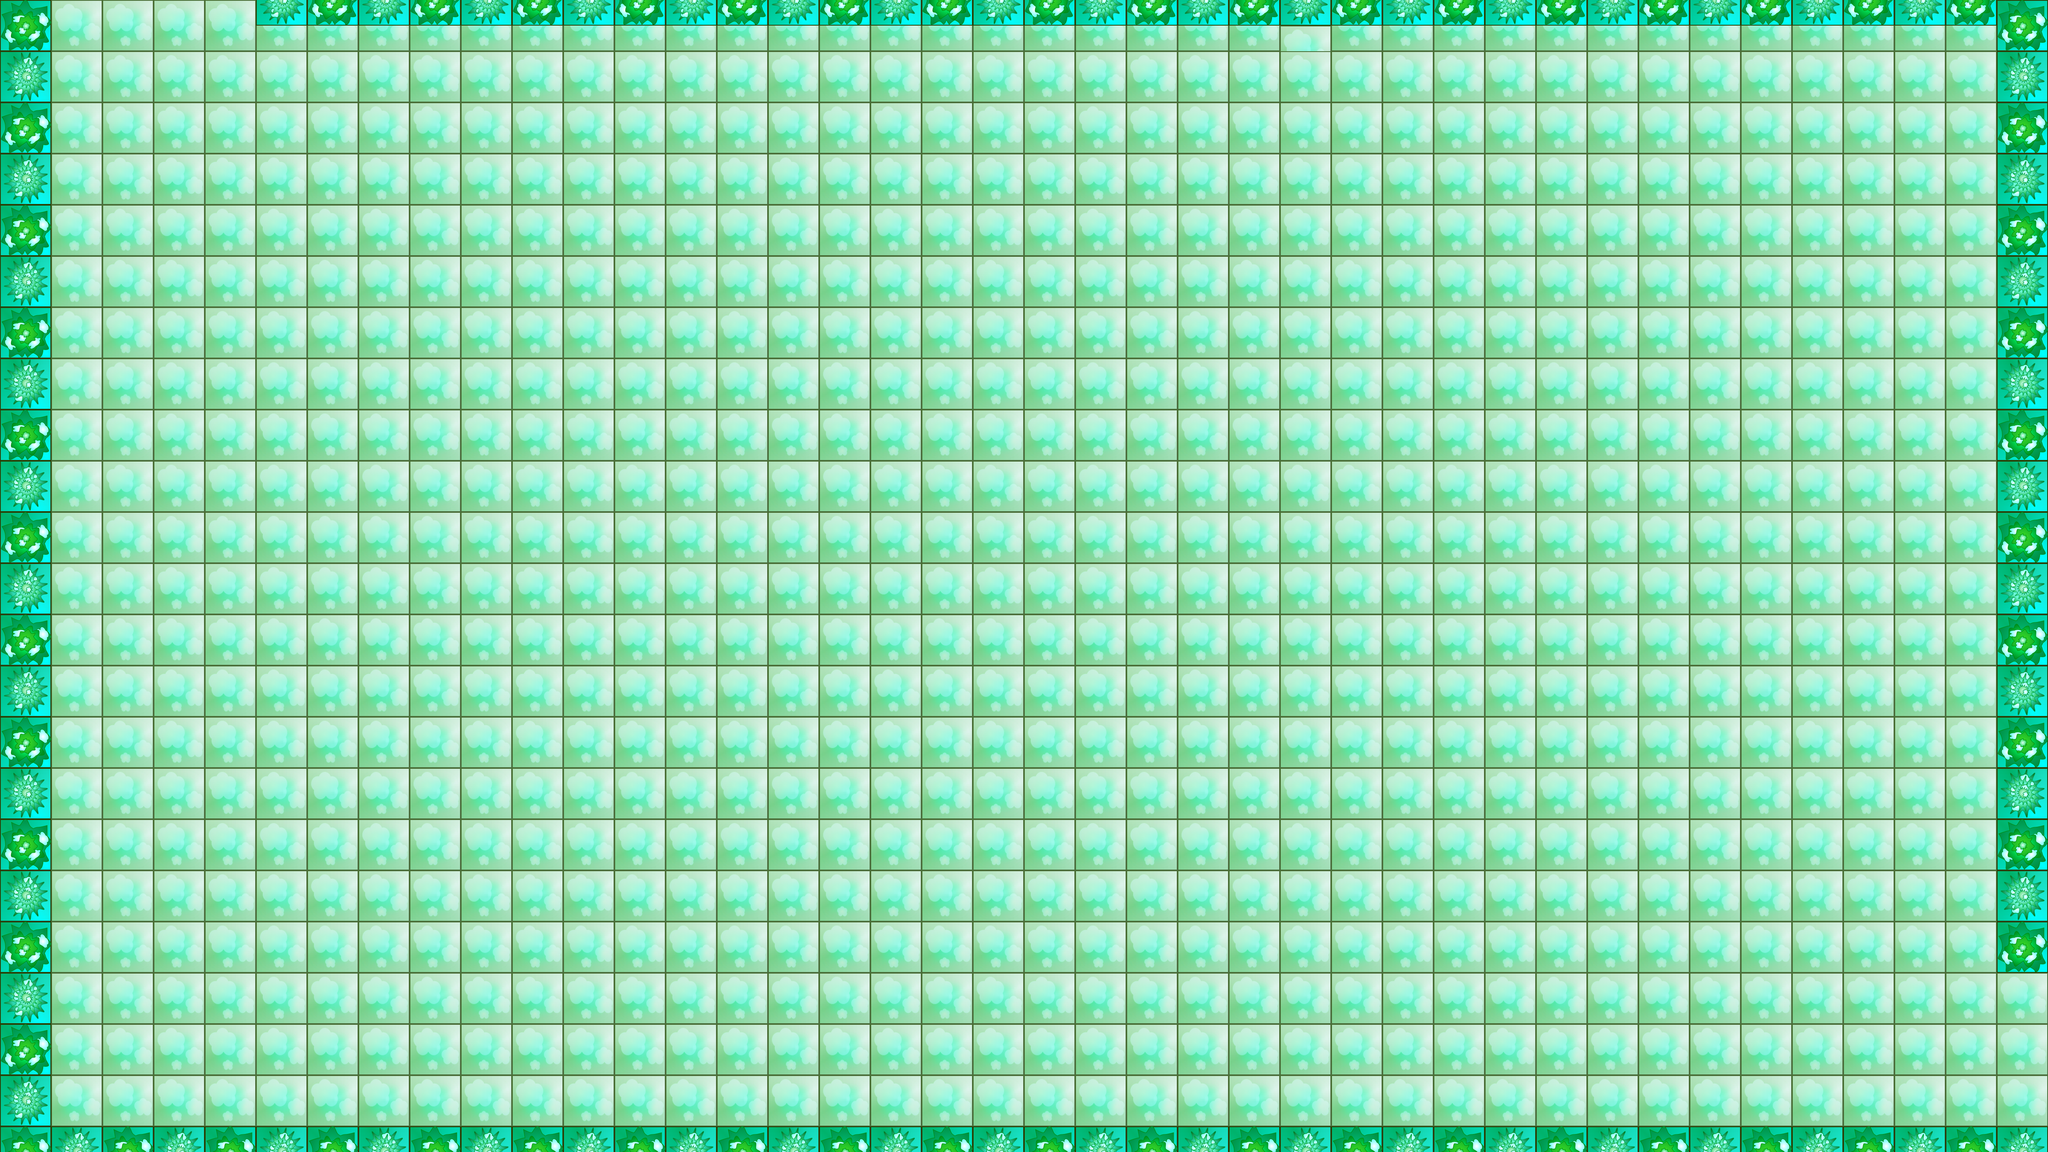

A level layout from a 2D game, rendered from its tile map. Below: a short description, then the map file with tile-grid data replaced by summaries:
An orthogonal 80x45 tile map with 64x64 px tiles, 1 tile layer (background) and 61 objects (8x 1, 6x 2, 6x 3, 6x 4, 6x 5, ...).

<map version="1.0" orientation="orthogonal" renderorder="right-down" width="80" height="45" tilewidth="64" tileheight="64" nextobjectid="92">
 <tileset firstgid="1" name="green" tilewidth="64" tileheight="64">
  <image source="green.png" width="128" height="384" />
 </tileset>
 <layer name="background" width="80" height="45">
  <data>[3600 cells, 3600 non-empty, 12 distinct tile ids]</data>
 </layer>
 <objectgroup name="shifts">
  <object id="2" name="0" x="4479.77" y="2231.21" width="630.058" height="127.168" />
  <object id="3" name="0" x="4482.77" y="1083.71" width="624.277" height="132.948" />
  <object id="4" name="1" x="3843.93" y="513.231" width="121.387" height="1277.46" />
  <object id="5" name="1" x="3843.93" y="514.451" width="630.058" height="121.387" />
  <object id="6" name="1" x="3843.93" y="1658.96" width="635.838" height="132.948" />
  <object id="8" name="1" x="3834.37" y="2236.99" width="127.168" height="635.838" />
  <object id="9" name="2" x="3202.31" y="-3.21965" width="127.168" height="641.618" />
  <object id="10" name="2" x="3200.31" y="1079.71" width="641.618" height="138.728" />
  <object id="11" name="2" x="3190.75" y="1661.74" width="127.168" height="705.202" />
  <object id="12" name="3" x="2560.69" y="1080.92" width="635.838" height="138.728" />
  <object id="13" name="3" x="2560.69" y="1662.52" width="624.277" height="132.948" />
  <object id="15" name="3" x="2561.69" y="2236.88" width="624.277" height="132.948" />
  <object id="16" name="4" x="1917.08" y="508.671" width="641.618" height="132.948" />
  <object id="17" name="4" x="1912.29" y="508.671" width="132.948" height="699.422" />
  <object id="19" name="4" x="1916.18" y="1661.85" width="132.948" height="699.422" />
  <object id="20" name="5" x="1283.24" y="2234.21" width="630.058" height="127.168" />
  <object id="21" name="5" x="1280.35" y="1080.71" width="630.058" height="127.168" />
  <object id="25" name="5" x="1282.02" y="1.78035" width="127.168" height="635.838" />
  <object id="26" name="6" x="641.618" y="1086.71" width="127.168" height="1277.46" />
  <object id="27" name="6" x="647.399" y="1658.96" width="624.277" height="132.948" />
  <object id="28" name="7" x="-1" y="512.231" width="634.454" height="122.772" />
  <object id="29" name="7" x="-7.99361e-15" y="1084.92" width="768.786" height="132.948" />
  <object id="45" name="0" x="4476.38" y="5114.97" width="630.058" height="127.168" />
  <object id="46" name="0" x="4479.38" y="3967.47" width="624.277" height="132.948" />
  <object id="47" name="1" x="3840.54" y="3396.99" width="121.387" height="1277.46" />
  <object id="48" name="1" x="3840.54" y="3398.21" width="630.058" height="121.387" />
  <object id="49" name="1" x="3840.54" y="4542.72" width="635.838" height="132.948" />
  <object id="50" name="1" x="3830.98" y="5120.75" width="127.168" height="635.838" />
  <object id="51" name="2" x="3198.92" y="2880.54" width="127.168" height="641.618" />
  <object id="52" name="2" x="3196.92" y="3963.47" width="641.618" height="138.728" />
  <object id="53" name="2" x="3187.36" y="4545.5" width="127.168" height="705.202" />
  <object id="54" name="3" x="2557.3" y="3964.68" width="635.838" height="138.728" />
  <object id="55" name="3" x="2557.3" y="4546.28" width="624.277" height="132.948" />
  <object id="56" name="3" x="2558.3" y="5120.64" width="624.277" height="132.948" />
  <object id="57" name="4" x="1913.69" y="3392.43" width="641.618" height="132.948" />
  <object id="58" name="4" x="1908.9" y="3392.43" width="132.948" height="699.422" />
  <object id="59" name="4" x="1912.79" y="4545.61" width="132.948" height="699.422" />
  <object id="60" name="5" x="1279.85" y="5117.97" width="630.058" height="127.168" />
  <object id="61" name="5" x="1276.96" y="3964.47" width="630.058" height="127.168" />
  <object id="62" name="5" x="1278.63" y="2885.54" width="127.168" height="635.838" />
  <object id="63" name="6" x="638.224" y="3970.47" width="127.168" height="1277.46" />
  <object id="64" name="6" x="644.005" y="4542.72" width="624.277" height="132.948" />
  <object id="65" name="7" x="-4.39359" y="3395.99" width="634.454" height="122.772" />
  <object id="66" name="7" x="-3.39359" y="3968.68" width="768.786" height="132.948" />
 </objectgroup>
 <objectgroup name="collisions">
  <object id="31" x="635.838" y="0" width="4473.99" height="69.3642" />
  <object id="37" x="-8.88178e-16" y="-5.78035" width="121.387" height="2878.61" />
  <object id="39" x="3.19744e-14" y="2809.25" width="5115.61" height="63.5838" />
  <object id="40" name="dummy" x="4972.72" y="2422.15" width="140.886" height="381.654" />
  <object id="41" name="newlevel" x="189.521" y="5.24109" width="391.712" height="126.888" />
  <object id="44" x="4982.66" y="11.5607" width="132.948" height="2791.91" />
 </objectgroup>
 <objectgroup name="hero">
  <object id="43" x="4847.8" y="2550.06" width="154.202" height="149.806">
   <ellipse />
  </object>
 </objectgroup>
 <objectgroup name="butterfly">
  <object id="78" x="4067.5" y="1267.02" width="200" height="200">
   <ellipse />
  </object>
  <object id="80" x="1954.47" y="1315.04" width="200" height="200">
   <ellipse />
  </object>
  <object id="81" x="326.288" y="1847.9" width="200" height="200">
   <ellipse />
  </object>
  <object id="82" x="942.037" y="1078.21" width="200" height="200">
   <ellipse />
  </object>
  <object id="86" x="2445.89" y="213.795" width="200" height="200">
   <ellipse />
  </object>
  <object id="87" x="3712.91" y="148.668" width="200" height="200">
   <ellipse />
  </object>
 </objectgroup>
 <objectgroup name="health">
  <object id="88" x="882.179" y="1805.8" width="189.461" height="189.461">
   <ellipse />
  </object>
  <object id="89" x="4742.45" y="1959.74" width="189.461" height="189.461">
   <ellipse />
  </object>
  <object id="90" x="3457.67" y="1213.74" width="189.461" height="189.461">
   <ellipse />
  </object>
  <object id="91" x="2184.72" y="627.59" width="189.461" height="189.461">
   <ellipse />
  </object>
 </objectgroup>
</map>
